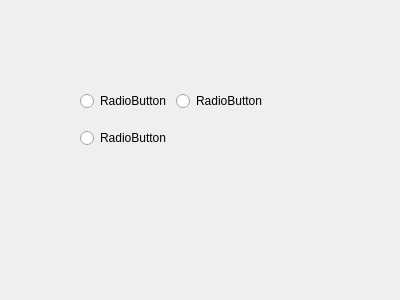
<?xml version="1.0" encoding="UTF-8"?>
<ui version="4.0">
 <class>Form</class>
 <widget class="QWidget" name="Form">
  <property name="geometry">
   <rect>
    <x>0</x>
    <y>0</y>
    <width>400</width>
    <height>300</height>
   </rect>
  </property>
  <property name="windowTitle">
   <string>Form</string>
  </property>
  <widget class="QWidget" name="gridLayoutWidget">
   <property name="geometry">
    <rect>
     <x>80</x>
     <y>80</y>
     <width>186</width>
     <height>80</height>
    </rect>
   </property>
   <layout class="QGridLayout" name="gridLayout">
    <item row="1" column="0">
     <widget class="QRadioButton" name="radioButton_2">
      <property name="text">
       <string>RadioButton</string>
      </property>
     </widget>
    </item>
    <item row="0" column="0">
     <widget class="QRadioButton" name="radioButton">
      <property name="text">
       <string>RadioButton</string>
      </property>
     </widget>
    </item>
    <item row="0" column="1">
     <widget class="QRadioButton" name="radioButton_3">
      <property name="text">
       <string>RadioButton</string>
      </property>
     </widget>
    </item>
   </layout>
  </widget>
 </widget>
 <resources/>
 <connections/>
</ui>
